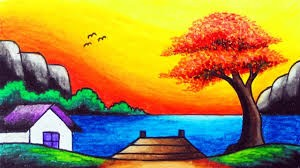
#> input picture Ex3.jpg, 300 x 168 px, found by its file name
$ python Outline.py
#> lines starting #> are read from the running program, lines starting #| are printed output that depends on the picture
import cv2
image = cv2.imread("E:/Computer_Vision/Ex3.jpg", cv2.IMREAD_GRAYSCALE)
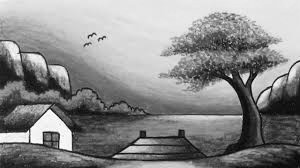
#> image: shape (168, 300); min 1, max 255, mean 138.1
edges = cv2.Canny(image, threshold1=30, threshold2=100)
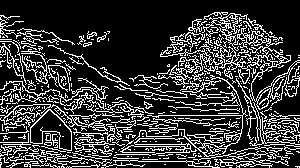
#> edges: shape (168, 300); 22.5% white in thin lines or dots
cv2.imshow('Original Image', image)
cv2.imshow('Canny Edges', edges)
cv2.waitKey(0)
cv2.destroyAllWindows()

$ run again, with Ex1.jpg copied over Ex3.jpg
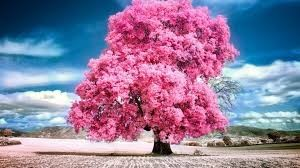
#> input picture Ex1.jpg, 300 x 168 px, found by its file name
#> `image = cv2.imread("E:/Computer_Vision/Ex3.jpg", cv2.IMREAD_GRAYSCALE)`:
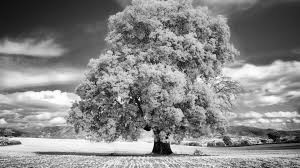
#> image: shape (168, 300); min 0, max 255, mean 135.2
#> `edges = cv2.Canny(image, threshold1=30, threshold2=100)`:
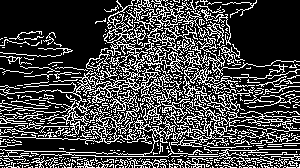
#> edges: shape (168, 300); 26.8% white in thin lines or dots

$ run again, with Ex2.jpg copied over Ex3.jpg
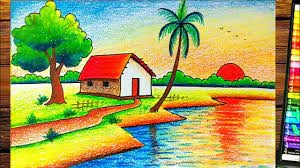
#> input picture Ex2.jpg, 300 x 168 px, found by its file name
#> `image = cv2.imread("E:/Computer_Vision/Ex3.jpg", cv2.IMREAD_GRAYSCALE)`:
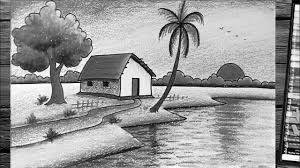
#> image: shape (168, 300); min 0, max 255, mean 154.1
#> `edges = cv2.Canny(image, threshold1=30, threshold2=100)`:
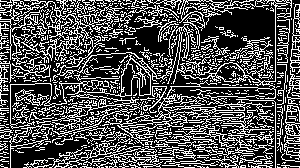
#> edges: shape (168, 300); 31.8% white in thin lines or dots
